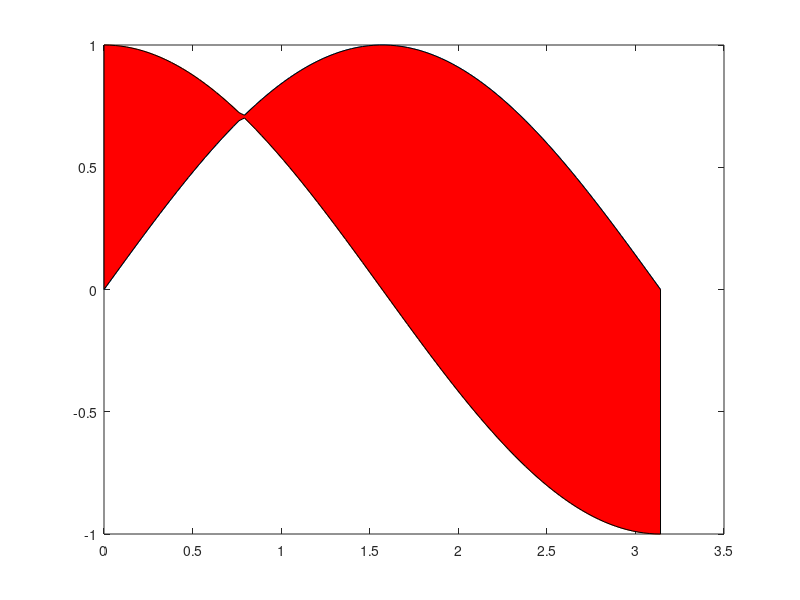

Recreate this plot in MATLAB.
clear;clc;
x = linspace(0,pi);
y1 = sin(x);
y2 = cos(x);
plot(x,y1,x,y2)
X = [x fliplr(x)];
Y = [min(y1,y2) max(fliplr(y1),fliplr(y2))];
patch(X,Y,'r')